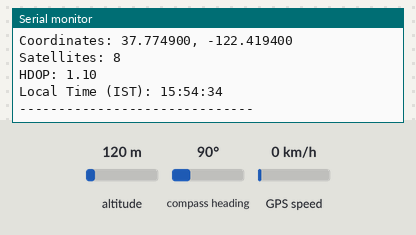
Bench run of a sketch on a simulated ESP32. On the bench: the last lines printed to the serial monitor. The inputs (shaded band) are chosen by the test bench; at power-on: compass heading 90°, altitude 120 m, GPS speed 0 km/h. WiFi joins after 1.5 s; servers stay silent unless stated; uploads are accepted with an empty reply; storage starts empty; EEPROM starts erased; the GPS gets a fix after 3 s at 37.7749, -122.4194 with 8 satellites.

Above: at 4.9 s.
5.0 s: compass heading set to 7°
At 6.45 s:
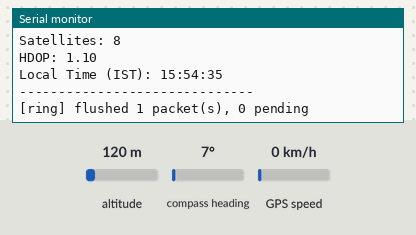
6.5 s: compass heading set to 90°
At 7.4 s:
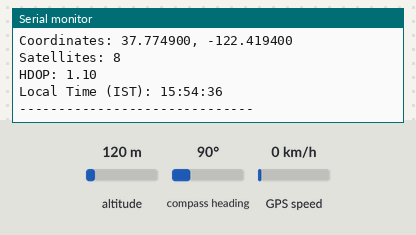
Timing chart, 0 to 9.5 s (numbered marks = the images above; inputs shaded):
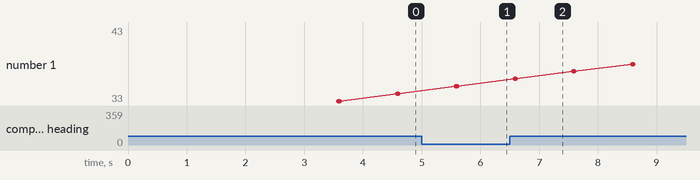

Measured:
- after the input at 5.0 s, the serial monitor: prints a new line after 0.59 s (image 1)
- after the input at 6.5 s, the serial monitor: prints a new line after 0.09 s (image 2)

The sketch:

sketch_jul10a.ino
```cpp
// sketch_jul10a.ino — MineSight prototype node: GPS read -> quality gate -> smart trigger
// -> flash ring buffer (LittleFS) -> WiFi/OsmAnd upload to Traccar.
// Phase 1 (CLAUDE.md): RFID/fuel/ignition are not wired yet; hooks are left for them below.
#include <HardwareSerial.h>
#include <TinyGPS++.h>
#include <math.h>
#include "config.h"
#include "packet.h"
#include "ring_buffer.h"
#include "transport.h"

TinyGPSPlus gps;
HardwareSerial gpsSerial(1);
RingBuffer ring;
OsmAndWifiTransport transport;

// Moving average buffer to keep position noise down, independent of the ring buffer.
double latBuffer[AVG_SAMPLES] = {0.0};
double lngBuffer[AVG_SAMPLES] = {0.0};
int bufferIndex = 0;
bool bufferFull = false;

// Smart-trigger state
uint32_t lastSendMs = 0;
double lastCourseDeg = -1;
bool firstPacketSent = false;

void setup() {
  Serial.begin(115200);
  gpsSerial.begin(GPS_BAUD, SERIAL_8N1, GPS_RX_PIN, GPS_TX_PIN);

  Serial.println("=========================================");
  Serial.println("  MineSight node starting: " DEVICE_ID);
  Serial.println("=========================================");

  if (!ring.begin()) {
    Serial.println("[fatal] ring buffer init failed, halting");
    while (true) delay(1000);
  }
  transport.begin();

  Serial.println("Step into open ground and watch satellite count grow...");
}

void loop() {
  while (gpsSerial.available() > 0) {
    if (gps.encode(gpsSerial.read())) {
      processGPSData();
    }
  }
  flushRingBuffer();
}

void processGPSData() {
  float hdopValue = gps.hdop.value() / 100.0;
  int totalSatellites = gps.satellites.value();

  if (!gps.location.isValid()) {
    Serial.print("Acquiring high precision fix... Connected Satellites: ");
    Serial.println(totalSatellites);
    return;
  }

  // Quality gate (CLAUDE.md): discard fixes with HDOP > 3 or sats < 5 before buffering.
  if (hdopValue > 3.0 || totalSatellites < MIN_SATELLITES) {
    Serial.print("Fix below quality gate (sats=");
    Serial.print(totalSatellites);
    Serial.print(", hdop=");
    Serial.print(hdopValue);
    Serial.println(") - not buffered");
    return;
  }

  // Smooth out jumping reflections using rolling average array.
  latBuffer[bufferIndex] = gps.location.lat();
  lngBuffer[bufferIndex] = gps.location.lng();
  bufferIndex++;
  if (bufferIndex >= AVG_SAMPLES) {
    bufferIndex = 0;
    bufferFull = true;
  }

  int samplesToCount = bufferFull ? AVG_SAMPLES : bufferIndex;
  double latSum = 0, lngSum = 0;
  for (int i = 0; i < samplesToCount; i++) {
    latSum += latBuffer[i];
    lngSum += lngBuffer[i];
  }
  double refinedLat = latSum / samplesToCount;
  double refinedLng = lngSum / samplesToCount;

  Serial.println("\n--- TRACKING TARGET LOCKED ---");
  Serial.print("Coordinates: ");
  Serial.print(refinedLat, 6);
  Serial.print(", ");
  Serial.println(refinedLng, 6);
  Serial.print("Satellites: "); Serial.println(totalSatellites);
  Serial.print("HDOP: "); Serial.println(hdopValue);

  if (gps.time.isValid() && gps.date.isValid()) {
    int localHour = gps.time.hour() + 5;
    int localMinute = gps.time.minute() + 30;
    if (localMinute >= 60) { localMinute -= 60; localHour += 1; }
    if (localHour >= 24) { localHour -= 24; }
    Serial.print("Local Time (IST): ");
    if (localHour < 10) Serial.print("0"); Serial.print(localHour); Serial.print(":");
    if (localMinute < 10) Serial.print("0"); Serial.print(localMinute); Serial.print(":");
    if (gps.time.second() < 10) Serial.print("0"); Serial.println(gps.time.second());
  }
  Serial.println("------------------------------");

  evaluateSmartTrigger(refinedLat, refinedLng, hdopValue, totalSatellites);
}

void evaluateSmartTrigger(double refinedLat, double refinedLng, float hdopValue, int totalSatellites) {
  if (!gps.date.isValid() || !gps.time.isValid()) return;  // need a real UTC timestamp to buffer

  uint32_t now = millis();
  bool shouldSend = !firstPacketSent || (now - lastSendMs >= SEND_INTERVAL_MS);

  double courseDeg = gps.course.isValid() ? gps.course.deg() : -1;
  if (lastCourseDeg >= 0 && courseDeg >= 0) {
    double delta = fabs(courseDeg - lastCourseDeg);
    if (delta > 180) delta = 360 - delta;
    if (delta > HEADING_CHANGE_DEG) shouldSend = true;
  }
  // TODO: OR any event (RFID tap, ignition change, fuel jump) — wired once those sensors land.

  if (!shouldSend) return;

  PositionPacket pkt = {};
  pkt.epochUtc = gpsUtcEpoch(gps.date.year(), gps.date.month(), gps.date.day(),
                             gps.time.hour(), gps.time.minute(), gps.time.second());
  pkt.latE6 = (int32_t)(refinedLat * 1e6);
  pkt.lonE6 = (int32_t)(refinedLng * 1e6);
  pkt.speedKnotsX10 = (uint16_t)(gps.speed.knots() * 10);
  pkt.courseX10 = (uint16_t)((courseDeg >= 0 ? courseDeg : 0) * 10);
  pkt.hdopX100 = (uint16_t)(hdopValue * 100);
  pkt.sats = (uint8_t)totalSatellites;

  ring.push(pkt);
  lastSendMs = now;
  if (courseDeg >= 0) lastCourseDeg = courseDeg;
  firstPacketSent = true;

  Serial.printf("[buffer] packet queued (epoch=%lu), pending=%lu\n",
                (unsigned long)pkt.epochUtc, (unsigned long)ring.pendingCount());
}

void flushRingBuffer() {
  static uint32_t lastFlush = 0;
  uint32_t now = millis();
  if (now - lastFlush < RING_FLUSH_INTERVAL_MS) return;
  lastFlush = now;

  if (!transport.isReady()) return;

  const int MAX_PER_CYCLE = 5;  // cap per loop so we don't block GPS reads for long
  int sent = 0;
  PositionPacket pkt;
  while (sent < MAX_PER_CYCLE && ring.peekOldest(pkt)) {
    if (!transport.sendPacket(pkt)) {
      Serial.println("[ring] send failed, will retry next cycle");
      break;
    }
    ring.markOldestSent();
    sent++;
  }
  if (sent > 0) {
    Serial.printf("[ring] flushed %d packet(s), %lu pending\n", sent, (unsigned long)ring.pendingCount());
  }
}
```

packet.h
```cpp
// packet.h — the fixed-size record that flows: GPS fix -> ring buffer -> transport.
// Packed and fixed-size so it can be written at a byte offset in the LittleFS ring file.
#pragma once
#include <stdint.h>

enum PacketStatus : uint8_t {
  SLOT_EMPTY   = 0,  // never written / already sent and reclaimed
  SLOT_PENDING = 1,  // buffered, not yet delivered
  SLOT_SENT    = 2,  // delivered, kept only until overwritten
};

struct __attribute__((packed)) PositionPacket {
  uint32_t epochUtc;       // seconds since Unix epoch, from GPS satellite time
  int32_t  latE6;          // latitude  * 1e6
  int32_t  lonE6;          // longitude * 1e6
  uint16_t speedKnotsX10;  // speed over ground, knots * 10 (Traccar OsmAnd decoder expects knots)
  uint16_t courseX10;      // course/heading, degrees * 10
  uint16_t hdopX100;       // HDOP * 100
  uint8_t  sats;           // satellite count
  uint8_t  status;         // PacketStatus
};

// Days-from-civil-date algorithm (Howard Hinnant), avoids relying on mktime/timegm
// timezone behavior on the ESP32 newlib. Valid for any Gregorian y/m/d.
inline int32_t daysFromCivil(int y, int m, int d) {
  y -= m <= 2;
  const int32_t era = (y >= 0 ? y : y - 399) / 400;
  const uint32_t yoe = (uint32_t)(y - era * 400);
  const uint32_t doy = (153 * (m + (m > 2 ? -3 : 9)) + 2) / 5 + d - 1;
  const uint32_t doe = yoe * 365 + yoe / 4 - yoe / 100 + doy;
  return era * 146097 + (int32_t)doe - 719468;
}

inline uint32_t gpsUtcEpoch(int year, int month, int day, int hour, int minute, int second) {
  int32_t days = daysFromCivil(year, month, day);
  return (uint32_t)days * 86400u + (uint32_t)hour * 3600u + (uint32_t)minute * 60u + (uint32_t)second;
}
```

ring_buffer.h
```cpp
// ring_buffer.h — flash-backed FIFO of PositionPacket records on LittleFS.
// Every packet is written here BEFORE any network attempt, and only reclaimed once the
// transport confirms delivery (HTTP 200). head/tail are monotonic counters persisted in
// NVS (Preferences) so a reboot mid-buffer replays exactly where it left off, oldest-first.
#pragma once
#include <LittleFS.h>
#include <Preferences.h>
#include "packet.h"
#include "config.h"

class RingBuffer {
public:
  bool begin() {
    if (!LittleFS.begin(true)) {
      Serial.println("[ring] LittleFS mount failed");
      return false;
    }
    _prefs.begin("ring", false);
    _head = _prefs.getULong("head", 0);
    _tail = _prefs.getULong("tail", 0);

    if (!LittleFS.exists(RING_FILE_PATH)) {
      if (!preallocate()) return false;
    }
    _file = LittleFS.open(RING_FILE_PATH, "r+");
    if (!_file) {
      Serial.println("[ring] failed to open ring file");
      return false;
    }
    Serial.printf("[ring] ready, head=%lu tail=%lu pending=%lu\n",
                  (unsigned long)_head, (unsigned long)_tail, (unsigned long)pendingCount());
    return true;
  }

  uint32_t pendingCount() const { return _head - _tail; }
  bool hasPending() const { return _head > _tail; }

  void push(const PositionPacket& pkt) {
    if (_head - _tail >= RING_CAPACITY) {
      // Buffer is full of un-sent packets (WiFi down for hours). Drop the oldest
      // rather than block ingestion — this is a prototype tradeoff, not a legal-evidence path.
      Serial.println("[ring] buffer full, dropping oldest unsent packet");
      _tail++;
      _prefs.putULong("tail", _tail);
    }
    PositionPacket toWrite = pkt;
    toWrite.status = SLOT_PENDING;
    writeSlot(_head % RING_CAPACITY, toWrite);
    _head++;
    _prefs.putULong("head", _head);
  }

  bool peekOldest(PositionPacket& out) {
    if (!hasPending()) return false;
    return readSlot(_tail % RING_CAPACITY, out);
  }

  void markOldestSent() {
    if (!hasPending()) return;
    _tail++;
    _prefs.putULong("tail", _tail);
  }

private:
  File _file;
  Preferences _prefs;
  uint32_t _head = 0;
  uint32_t _tail = 0;

  bool preallocate() {
    File f = LittleFS.open(RING_FILE_PATH, "w+");
    if (!f) return false;
    PositionPacket empty = {};
    empty.status = SLOT_EMPTY;
    for (uint32_t i = 0; i < RING_CAPACITY; i++) {
      f.write((const uint8_t*)&empty, sizeof(PositionPacket));
    }
    f.close();
    _head = 0;
    _tail = 0;
    _prefs.putULong("head", 0);
    _prefs.putULong("tail", 0);
    return true;
  }

  void writeSlot(uint32_t index, const PositionPacket& pkt) {
    _file.seek((uint32_t)(index * sizeof(PositionPacket)));
    _file.write((const uint8_t*)&pkt, sizeof(PositionPacket));
    _file.flush();
  }

  bool readSlot(uint32_t index, PositionPacket& out) {
    _file.seek((uint32_t)(index * sizeof(PositionPacket)));
    size_t n = _file.read((uint8_t*)&out, sizeof(PositionPacket));
    return n == sizeof(PositionPacket);
  }
};
```

transport.h
```cpp
// transport.h — Transport interface (CLAUDE.md architecture rule: firmware logic never
// knows which transport is active). OsmAndWifiTransport is the only implementation today;
// a SIM800L/SIM7670 AT-command transport lands in Phase 5 behind the same interface.
#pragma once
#include <WiFi.h>
#include <HTTPClient.h>
#include "packet.h"
#include "config.h"

class Transport {
public:
  virtual ~Transport() {}
  virtual bool isReady() = 0;
  virtual bool sendPacket(const PositionPacket& pkt) = 0;
};

class OsmAndWifiTransport : public Transport {
public:
  void begin() {
    WiFi.mode(WIFI_STA);
    WiFi.begin(WIFI_SSID, WIFI_PASSWORD);
    Serial.print("[wifi] connecting");
    uint32_t start = millis();
    while (WiFi.status() != WL_CONNECTED && millis() - start < WIFI_CONNECT_TIMEOUT_MS) {
      delay(250);
      Serial.print(".");
    }
    Serial.println();
    if (WiFi.status() == WL_CONNECTED) {
      Serial.print("[wifi] connected, IP=");
      Serial.println(WiFi.localIP());
    } else {
      Serial.print("[wifi] not connected yet, status=");
      Serial.println(statusString(WiFi.status()));
    }
  }

  bool isReady() override {
    maybeReconnect();
    return WiFi.status() == WL_CONNECTED;
  }

  bool sendPacket(const PositionPacket& pkt) override {
    if (WiFi.status() != WL_CONNECTED) return false;

    HTTPClient http;
    http.setTimeout(HTTP_TIMEOUT_MS);
    http.begin(buildUrl(pkt));
    int code = http.GET();
    http.end();

    if (code == 200) return true;
    Serial.printf("[wifi] upload failed, HTTP %d\n", code);
    return false;
  }

private:
  uint32_t _lastReconnectAttempt = 0;

  void maybeReconnect() {
    wl_status_t status = WiFi.status();
    if (status == WL_CONNECTED) return;
    uint32_t now = millis();
    // Give each attempt the same runway as the initial boot connect (WIFI_CONNECT_TIMEOUT_MS)
    // before trying again — retrying too aggressively can abort an association in progress
    // (especially over a phone hotspot with slower DHCP), which looks identical to a real failure.
    if (now - _lastReconnectAttempt < WIFI_CONNECT_TIMEOUT_MS) return;
    _lastReconnectAttempt = now;
    Serial.print("[wifi] reconnecting... last status=");
    Serial.println(statusString(status));
    WiFi.begin(WIFI_SSID, WIFI_PASSWORD);
  }

  static const char* statusString(wl_status_t status) {
    switch (status) {
      case WL_IDLE_STATUS:     return "IDLE";
      case WL_NO_SSID_AVAIL:   return "NO_SSID_AVAIL (SSID not seen - check name/band)";
      case WL_SCAN_COMPLETED:  return "SCAN_COMPLETED";
      case WL_CONNECTED:       return "CONNECTED";
      case WL_CONNECT_FAILED:  return "CONNECT_FAILED (likely wrong password)";
      case WL_CONNECTION_LOST: return "CONNECTION_LOST";
      case WL_DISCONNECTED:    return "DISCONNECTED";
      default:                 return "UNKNOWN";
    }
  }

  // OsmAnd protocol per CLAUDE.md: GET /?id=..&lat=..&lon=..&speed=..&hdop=..&fuel=..&driver=..&ignition=..&batt=..
  // fuel/driver/ignition/batt omitted until those sensors land later in Phase 1.
  String buildUrl(const PositionPacket& pkt) {
    double lat = pkt.latE6 / 1e6;
    double lon = pkt.lonE6 / 1e6;
    double speedKnots = pkt.speedKnotsX10 / 10.0;
    double course = pkt.courseX10 / 10.0;
    double hdop = pkt.hdopX100 / 100.0;

    String url = "http://";
    url += SERVER_HOST;
    url += ":";
    url += String(SERVER_PORT);
    url += "/?id=" + String(DEVICE_ID);
    url += "&timestamp=" + String(pkt.epochUtc);
    url += "&lat=" + String(lat, 6);
    url += "&lon=" + String(lon, 6);
    url += "&speed=" + String(speedKnots, 1);
    url += "&bearing=" + String(course, 1);
    url += "&hdop=" + String(hdop, 2);
    url += "&sat=" + String(pkt.sats);
    url += "&devicetoken=" + String(DEVICE_TOKEN);
    return url;
  }
};
```

config.example.h
```cpp
// config.example.h — copy this to config.h and fill in real values.
// config.h itself is gitignored since it holds WiFi credentials + device token.
#pragma once

// ---- Device identity (sent with every packet) ----
#define DEVICE_ID     "S-052"          // asset-ID convention from CLAUDE.md, e.g. S-052 tipper
#define DEVICE_TOKEN  "changeme-shared-secret"  // shared secret, checked later by FastAPI

// ---- WiFi ----
#define WIFI_SSID     "YOUR_WIFI_SSID"
#define WIFI_PASSWORD "YOUR_WIFI_PASSWORD"
#define WIFI_CONNECT_TIMEOUT_MS 15000

// ---- Traccar server (OsmAnd protocol) ----
#define SERVER_HOST   "YOUR_SERVER_HOST"
#define SERVER_PORT   5055
#define HTTP_TIMEOUT_MS 8000

// ---- GPS UART (verified on this board: GPIO18/17 didn't work, moved to 44/43) ----
#define GPS_RX_PIN 44   // ESP32 RX <- GPS TX
#define GPS_TX_PIN 43   // ESP32 TX -> GPS RX
#define GPS_BAUD   9600

// ---- Quality gate (CLAUDE.md: discard fixes with HDOP > 3 or sats < 5 before buffering) ----
#define MIN_SATELLITES   5
#define MAX_HDOP_X100    300   // HDOP * 100, i.e. 3.00

// ---- Smart send trigger ----
#define SEND_INTERVAL_MS      30000  // every 30s
#define HEADING_CHANGE_DEG    15.0   // OR heading change > 15 degrees

// ---- Moving-average smoothing (position noise filter, independent of ring buffer) ----
#define AVG_SAMPLES 10

// ---- Flash ring buffer (LittleFS) ----
#define RING_FILE_PATH   "/ring.dat"
#define RING_CAPACITY    500   // ~4 hours of packets at one every 30s
#define RING_FLUSH_INTERVAL_MS 2000  // how often we try to drain pending packets over WiFi
```
